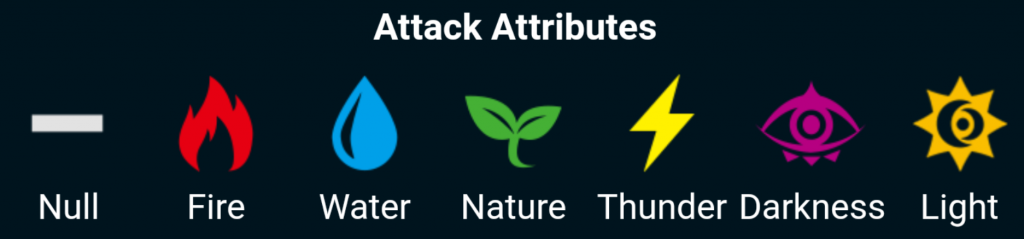
%> input picture preprocessing/img/tribes.png, 1024 x 239 px
$ octave extractTribes.m   (GNU Octave 9; MATLAB toolbox functions it lacks are replaced by stand-ins)
%> lines starting %> are read from the running program, lines starting %| are printed output that depends on the picture; in (x1, y1, x2, y2) boxes, pixels count from 0 and x2, y2 are one past the last pixel; in counts of white or black regions, pixels touching at a corner belong together; the program's own positions count from 1
% run in 'preprocessing' directory

im = imread('img/tribes.png');
%> im is the input picture: size 239x1024x3 uint8; mean R, G, B 21.2, 36.4, 42.6
im(:, 1028, :) = 0;
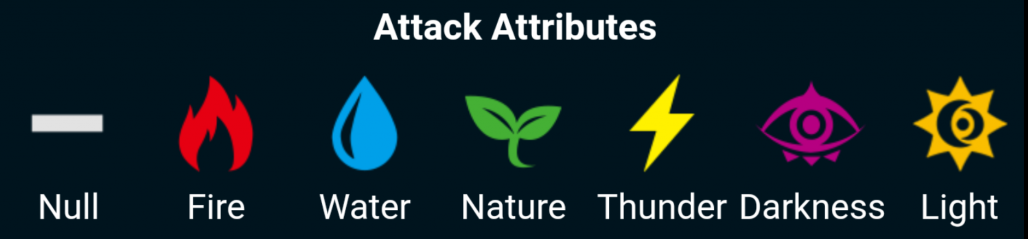
%> im: size 239x1028x3 uint8; mean R, G, B 21.2, 36.3, 42.4

size = 135;
gaps = [0, 13, 14, 14, 13, 14, 15];
padding = 8;
newsize = 130;

tribes = [1, 2, 3, 5, 4, 7, 6];
colors = [
    15, 15, 15; % #eee
    16,  0,  0; % #f00
     0, 10, 16; % #0af
     4, 11,  4; % #4a4
    16, 16,  0; % #ff0
    16,  2,  9; % #f29
    16, 14,  0  % #fd0
] / 16;

mkdir('../img/tribe/');
for x = 1:7
    name = sprintf('../img/tribe/%d.png', tribes(x));
    ya = 57;
    yb = ya + size;
    xa = (x - 1) * size + sum(gaps(1:x)) + 1;
    xb = xa + 135 - 1;
    rgb = im(ya:yb, xa:xb, :);
    padded = rgb(padding:size - padding, padding:size - padding, :);
    scaledrgb = imresize(padded, [newsize, newsize]);
    tribe = rgb2ind(scaledrgb, 2, 'nodither');
    if x == 7
        tribe = 1 - tribe;
    end
    imwrite(tribe, [0, 0, 0; colors(x, :)], name, 'Transparency', 0);
end
%> this loop made 7 passes
%> pass 1, `rgb = im(ya:yb, xa:xb, :);`:
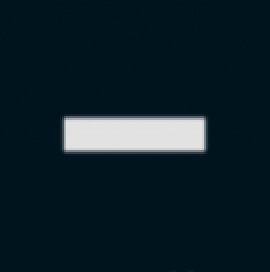
%> rgb: size 136x135x3 uint8 (shown 2 times larger); mean R, G, B 14.7, 33.2, 42.5
%> pass 1, `padded = rgb(padding:size - padding, padding:size - padding, :);`:
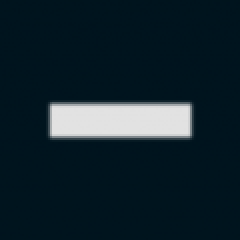
%> padded: size 120x120x3 uint8 (shown 2 times larger); mean R, G, B 18.7, 36.9, 46
%> pass 1, `tribe = rgb2ind(scaledrgb, 2, 'nodither');`:
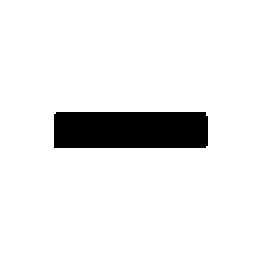
%> tribe: size 130x130 uint8 (shown 2 times larger); values 0 (black) and 1 (white), 91.8% white; 1 black region, box (x1, y1, x2, y2) and area: (27, 56, 104, 74) 1382
